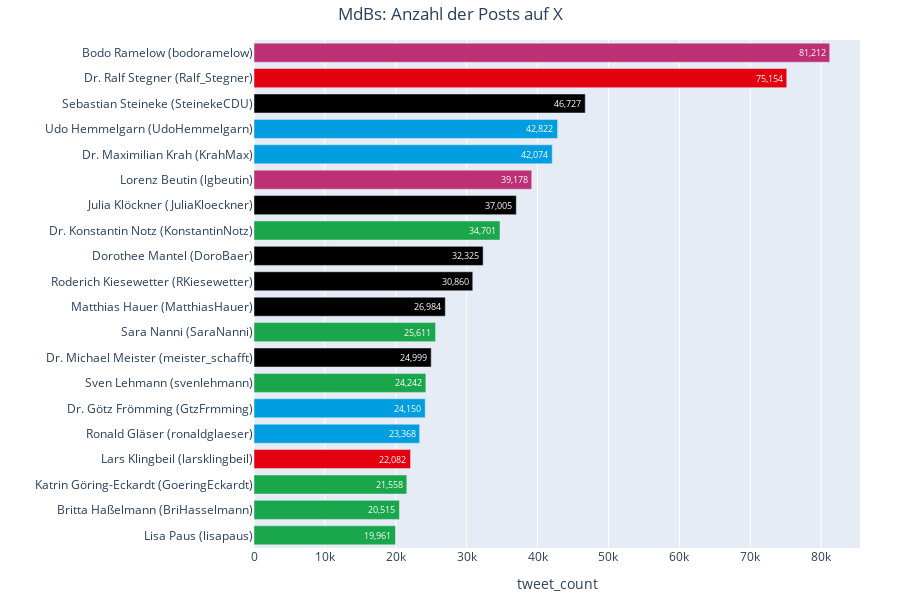

The notebook cell this image was saved under:
### Code cell
plot_party_hbar(df_profiles, 'username', 'tweet_count', top_n=20, title='MdBs: Anzahl der Posts auf X')

### Figure 1 — Plotly figure (JSON) as saved in the notebook; plotly's stock layout.template omitted (floating-point values rounded to 4 significant figures)
{"data": [{"cliponaxis": false, "customdata": [["DIE LINKE.", "bodoramelow", "Bodo Ramelow"], ["SPD", "Ralf_Stegner", "Dr. Ralf Stegner"], ["CDU/CSU", "SteinekeCDU", "Sebastian Steineke"], ["AFD", "UdoHemmelgarn", "Udo Hemmelgarn"], ["AFD", "KrahMax", "Dr. Maximilian Krah"], ["DIE LINKE.", "lgbeutin", "Lorenz Beutin"], ["CDU/CSU", "JuliaKloeckner", "Julia Klöckner"], ["BÜNDNIS 90/DIE GRÜNEN", "KonstantinNotz", "Dr. Konstantin Notz"], ["CDU/CSU", "DoroBaer", "Dorothee Mantel"], ["CDU/CSU", "RKiesewetter", "Roderich Kiesewetter"], ["CDU/CSU", "MatthiasHauer", "Matthias Hauer"], ["BÜNDNIS 90/DIE GRÜNEN", "SaraNanni", "Sara Nanni"], ["CDU/CSU", "meister_schafft", "Dr. Michael Meister"], ["BÜNDNIS 90/DIE GRÜNEN", "svenlehmann", "Sven Lehmann"], ["AFD", "GtzFrmming", "Dr. Götz Frömming"], ["AFD", "ronaldglaeser", "Ronald Gläser"], ["SPD", "larsklingbeil", "Lars Klingbeil"], ["BÜNDNIS 90/DIE GRÜNEN", "GoeringEckardt", "Katrin Göring-Eckardt"], ["BÜNDNIS 90/DIE GRÜNEN", "BriHasselmann", "Britta Haßelmann"], ["BÜNDNIS 90/DIE GRÜNEN", "lisapaus", "Lisa Paus"]], "hovertemplate": "Name: %{customdata[2]} (%{customdata[1]})<br>tweet_count: %{x:,.0f}<br>partei_kurz: %{customdata[0]}<extra></extra>", "insidetextanchor": "end", "marker": {"color": ["#BE3075", "#E3000F", "#000000", "#009EE0", "#009EE0", "#BE3075", "#000000", "#1AA64A", "#000000", "#000000", "#000000", "#1AA64A", "#000000", "#1AA64A", "#009EE0", "#009EE0", "#E3000F", "#1AA64A", "#1AA64A", "#1AA64A"]}, "orientation": "h", "text": ["81,212", "75,154", "46,727", "42,822", "42,074", "39,178", "37,005", "34,701", "32,325", "30,860", "26,984", "25,611", "24,999", "24,242", "24,150", "23,368", "22,082", "21,558", "20,515", "19,961"], "textfont": {"color": ["#FFFFFF", "#FFFFFF", "#FFFFFF", "#FFFFFF", "#FFFFFF", "#FFFFFF", "#FFFFFF", "#FFFFFF", "#FFFFFF", "#FFFFFF", "#FFFFFF", "#FFFFFF", "#FFFFFF", "#FFFFFF", "#FFFFFF", "#FFFFFF", "#FFFFFF", "#FFFFFF", "#FFFFFF", "#FFFFFF"]}, "textposition": ["inside", "inside", "inside", "inside", "inside", "inside", "inside", "inside", "inside", "inside", "inside", "inside", "inside", "inside", "inside", "inside", "inside", "inside", "inside", "inside"], "texttemplate": "%{text}", "type": "bar", "x": [81212, 75154, 46727, 42822, 42074, 39178, 37005, 34701, 32325, 30860, 26984, 25611, 24999, 24242, 24150, 23368, 22082, 21558, 20515, 19961], "y": ["Bodo Ramelow (bodoramelow)", "Dr. Ralf Stegner (Ralf_Stegner)", "Sebastian Steineke (SteinekeCDU)", "Udo Hemmelgarn (UdoHemmelgarn)", "Dr. Maximilian Krah (KrahMax)", "Lorenz Beutin (lgbeutin)", "Julia Klöckner (JuliaKloeckner)", "Dr. Konstantin Notz (KonstantinNotz)", "Dorothee Mantel (DoroBaer)", "Roderich Kiesewetter (RKiesewetter)", "Matthias Hauer (MatthiasHauer)", "Sara Nanni (SaraNanni)", "Dr. Michael Meister (meister_schafft)", "Sven Lehmann (svenlehmann)", "Dr. Götz Frömming (GtzFrmming)", "Ronald Gläser (ronaldglaeser)", "Lars Klingbeil (larsklingbeil)", "Katrin Göring-Eckardt (GoeringEckardt)", "Britta Haßelmann (BriHasselmann)", "Lisa Paus (lisapaus)"]}], "layout": {"bargap": 0.25, "height": 600, "margin": {"b": 10, "l": 10, "r": 40, "t": 40}, "title": {"text": "MdBs: Anzahl der Posts auf X", "x": 0.5}, "xaxis": {"title": {"text": "tweet_count"}}, "yaxis": {"categoryarray": ["Lisa Paus (lisapaus)", "Britta Haßelmann (BriHasselmann)", "Katrin Göring-Eckardt (GoeringEckardt)", "Lars Klingbeil (larsklingbeil)", "Ronald Gläser (ronaldglaeser)", "Dr. Götz Frömming (GtzFrmming)", "Sven Lehmann (svenlehmann)", "Dr. Michael Meister (meister_schafft)", "Sara Nanni (SaraNanni)", "Matthias Hauer (MatthiasHauer)", "Roderich Kiesewetter (RKiesewetter)", "Dorothee Mantel (DoroBaer)", "Dr. Konstantin Notz (KonstantinNotz)", "Julia Klöckner (JuliaKloeckner)", "Lorenz Beutin (lgbeutin)", "Dr. Maximilian Krah (KrahMax)", "Udo Hemmelgarn (UdoHemmelgarn)", "Sebastian Steineke (SteinekeCDU)", "Dr. Ralf Stegner (Ralf_Stegner)", "Bodo Ramelow (bodoramelow)"], "categoryorder": "array", "title": {"text": ""}}}}
